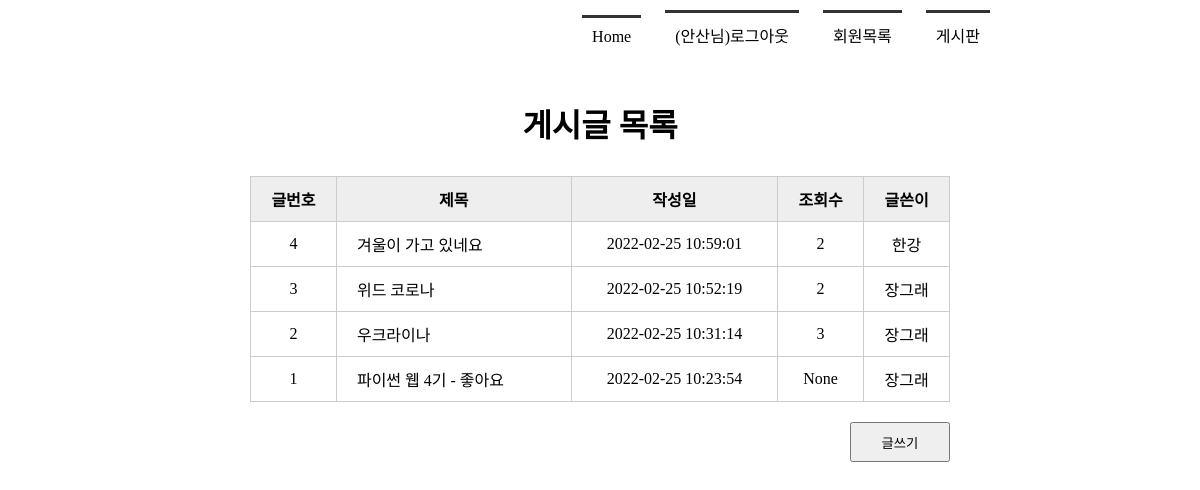
/boardlist/ (signed in), run on the app's committed database.
### tables this page shows
CREATE TABLE board(
            bno integer PRIMARY KEY AUTOINCREMENT,
            title text NOT NULL,
            content text NOT NULL,
            createDate timestamp date DEFAULT (datetime('now', 'localtime')),
            hit integer,
            mid char(5) NOT NULL,
            FOREIGN KEY(mid) REFERENCES member(mid) ON DELETE CASCADE
        );

### app.py (the view)
@app.route('/boardlist/')
def boardlist():
    rs = select_board()
    return render_template('boardlist.html', rs = rs)

### model/model_board.py (called while the page is built)
def select_board():
    conn = getconn()
    cur = conn.cursor()
    sql = "SELECT * FROM board ORDER BY bno DESC"
    cur.execute(sql)
    rs = cur.fetchall()
    conn.close()
    return rs

### model/model_member.py (called while the page is built)
def getconn():
    conn = sqlite3.connect("./members.db")
    return conn

### templates/boardlist.html (shortened to what this page needs)
<!DOCTYPE html>
<html lang="en">
<head>
    <link rel="stylesheet" href="{{ url_for('static', filename='style.css')  }}">
</head>
<body>
    <div id="container">
        {% include 'navbar.html' %}
        <section>
            <h1>게시글 목록</h1>
            <table class="tbl_board">
                <tr>
                    <th>글번호</th><th>제목</th><th>작성일</th><th>조회수</th><th>글쓴이</th>
                </tr>
                {% for i in rs %}
                <tr>
                    <td>{{ i[0] }}</td>
                    <td><a href="{{ url_for('board_view', bno=i[0]) }}">{{ i[1] }}</a></td>
                    <td>{{ i[3] }}</td>
                    <td>{{ i[4] }}</td>
                    <td>{{ i[5] }}</td>
                </tr>
                {% endfor %}
            </table>
            <div class="btn_write">
                <button type="button"
                        onclick="location.href='/writing/'">글쓰기</button>
            </div>
        </section>
    </div>
</body>
</html>

### static/style.css (style rules this page uses)
* { margin: 0; padding: 0; }
#container { width: 1000px; margin: 0 auto; }
section { text-align: center; }
section h1 { font-size: 2em; margin-bottom: 30px; }
section table { width: 600px; margin:0 auto; border-collapse: collapse; }
section table, th, td { border: 1px solid #ccc; padding: 10px }
section .tbl_board { width: 700px; }
section .tbl_board th { background: #eee; }
section .tbl_board a { text-decoration: none; color: #000; }
section .tbl_board td:nth-child(2) { text-align: left; padding-left: 20px }
section .btn_write { text-align: right; margin: 20px 150px; }
section .btn_write button { width: 100px; height: 40px; }

### data on the page
board: bno "4", title "겨울이 가고 있네요", createDate "2022-02-25 10:59:01", hit "2", mid "한강"
board: bno "3", title "위드 코로나", createDate "2022-02-25 10:52:19", hit "2", mid "장그래"
board: bno "2", title "우크라이나", createDate "2022-02-25 10:31:14", hit "3", mid "장그래"
board: bno "1", title "파이썬 웹 4기 - 좋아요", createDate "2022-02-25 10:23:54", i "None", mid "장그래"

### other printed values
{{ session['userName'] }} "안산"
